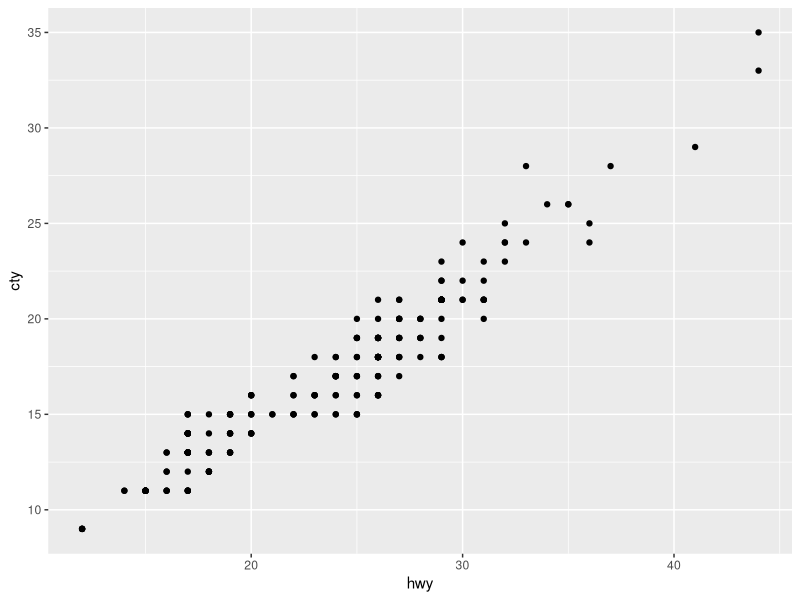
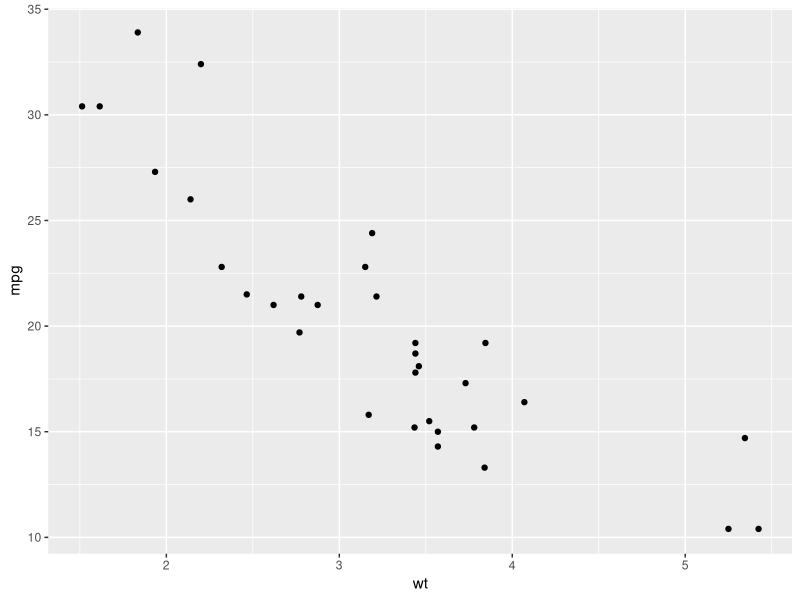
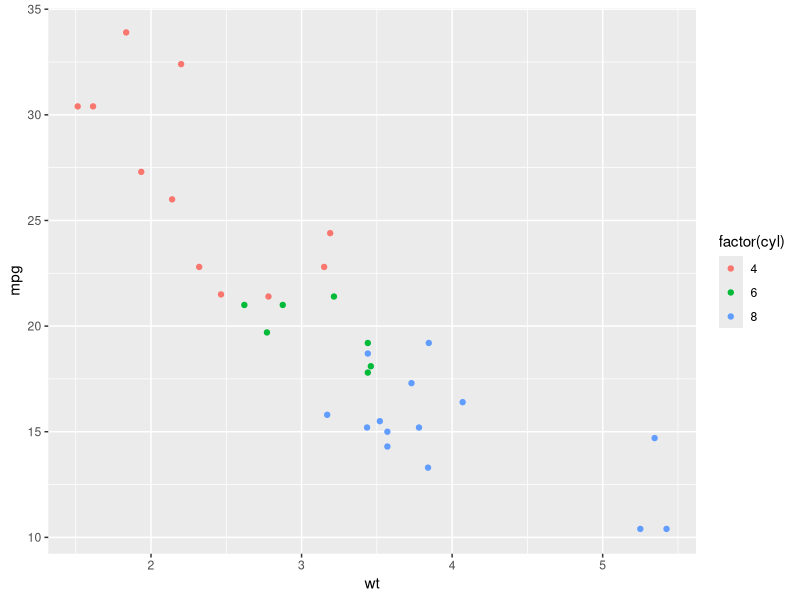
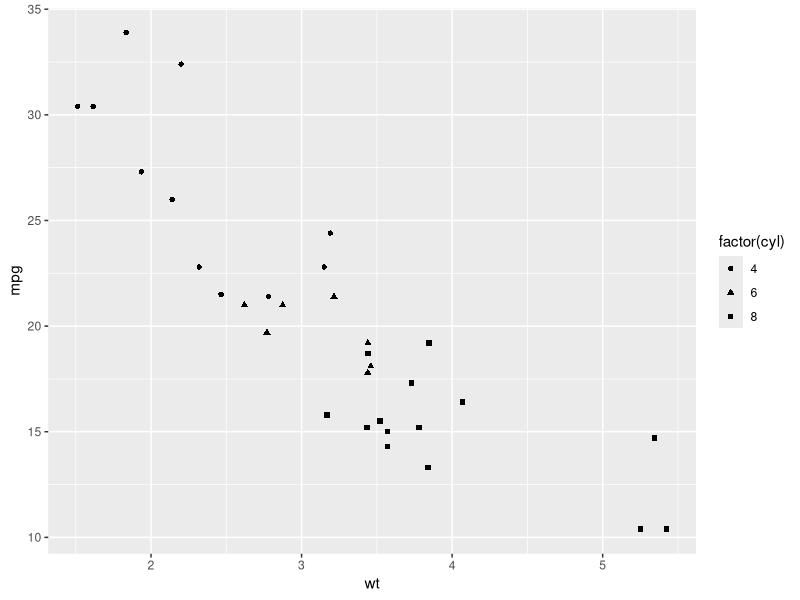
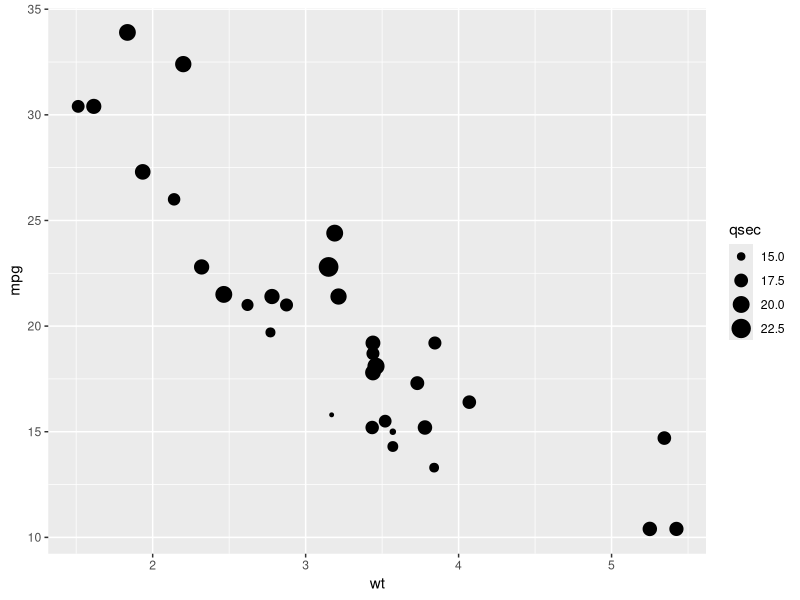
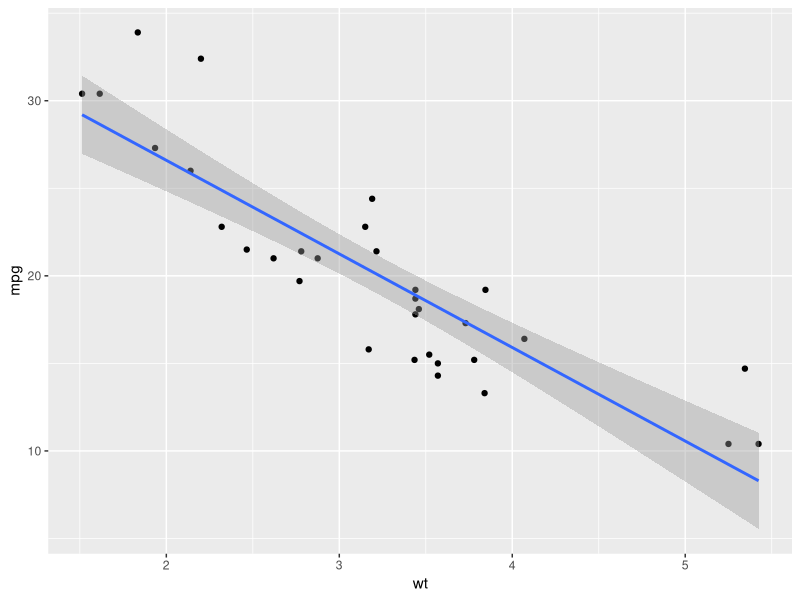
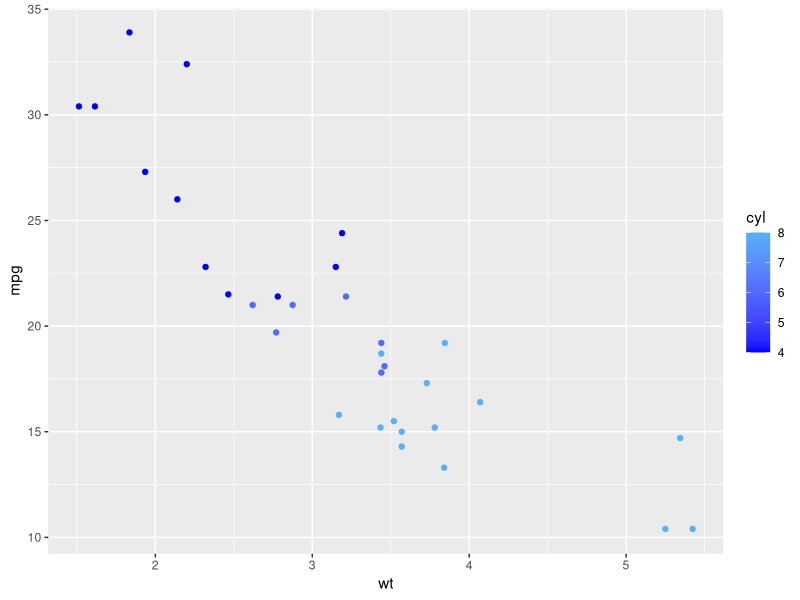
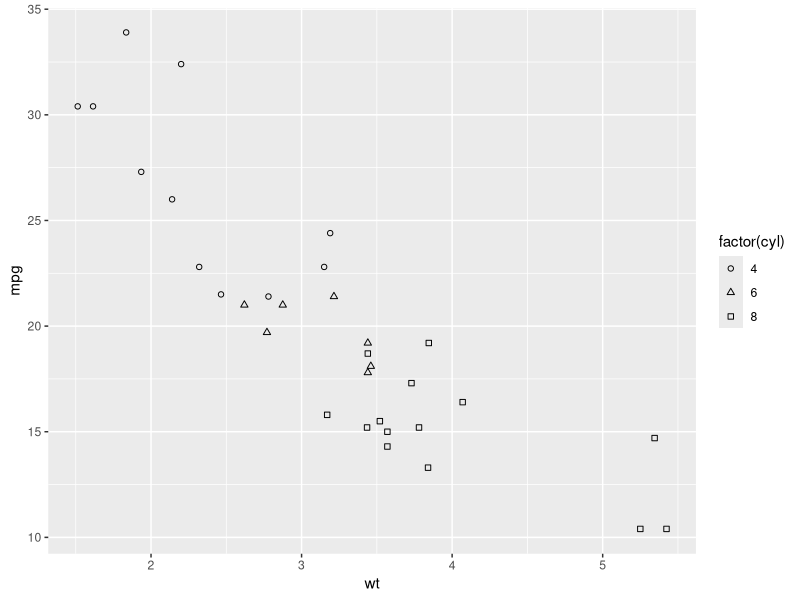

Generate these figures, in order, with R:
#' ---
#' title: "Introduction to ggplot2"
#' author: "Adam M. Wilson"
#' date: "September 2015"
#' output: 
#'   revealjs::revealjs_presentation:
#'       theme: sky
#'       transition: fade
#'       highlight: monochrome
#'       center: true
#'       width: 1080
#'       widgets: [mathjax, bootstrap,rCharts]
#'       keep_md:  true
#'       pandoc_args: [ "--slide-level", "2" ]
#'   html_document:
#'     keep_md: true
#' 
#' ---
#' 
#' 
#' ## [`ggplot2`](http://ggplot2.org)
#' The _grammar of graphics_:  consistent aesthetics, multidimensional conditioning, and step-by-step plot building.
#' 
#' * **dataset** with mappings from variables to aesthetics
#' * one or more **layers**
#' * one **scale** for each aesthetic mapping
#' * a **coordinate** system,
#' * the **facet** specification (conditioning)
#' 
## ------------------------------------------------------------------------
library(ggplot2)

#' 
#' ---
#' 
#' <img src="assets/ggplot_intro1.png" alt="alt text" width="100%">
#' 
#' ---
#' 
#' <img src="assets/ggplot_intro2.png" alt="alt text" width="100%">
#' 
## ----fig.width=7,fig.height=3--------------------------------------------
p <- ggplot(mpg, aes(x=hwy, y=cty))
p + geom_point()

#' 
#' ---
#' 
#' <img src="assets/ggplotSyntax.png" alt="alt text" width="90%">
#' 
#' ## Simple scatterplot
#' 
## ------------------------------------------------------------------------
p <- ggplot(mtcars, aes(x=wt, y=mpg))
p + geom_point()

#' 
#' ## Add aesthetic mappings
#' 
#' ### Set color by # of cylinders
## ------------------------------------------------------------------------
p + geom_point(aes(colour = factor(cyl)))

#' 
#' ---
#' 
#' ### Set shape using # of cylinders 
## ------------------------------------------------------------------------
p + geom_point(aes(shape = factor(cyl)))

#' 
#' ---
#' 
#' ### Adjust size by `qsec` 
## ------------------------------------------------------------------------
p + geom_point(aes(size = qsec))

#' 
#' ---
#' 
#' ### Add a linear model
## ------------------------------------------------------------------------
p + geom_point() + geom_smooth(method="lm")

#' 
#' ---
#' 
#' ### Change scale color
#' 
## ------------------------------------------------------------------------
p + geom_point(aes(colour = cyl)) + scale_colour_gradient(low = "blue")

#' 
#' ---
#' 
#' ### Change scale shapes
#' 
## ------------------------------------------------------------------------
p + geom_point(aes(shape = factor(cyl))) + scale_shape(solid = FALSE)

#' 
#' ---
#' 
#' ### Set aesthetics to fixed value
## ------------------------------------------------------------------------
ggplot(mtcars, aes(wt, mpg)) + geom_point(colour = "red", size = 3)

#' 
#' 
#' ## Transparancy
#' Varying alpha is useful for large datasets
## ------------------------------------------------------------------------
d <- ggplot(diamonds, aes(carat, price))
d + geom_point(alpha = 1/10)

#' 
#' ---
#' 
## ------------------------------------------------------------------------
d + geom_point(alpha = 1/20)

#' 
#' --- 
#' 
## ------------------------------------------------------------------------
d + geom_point(alpha = 1/100)

#' 
#' ## Other Plot types
#' 
#' ---
#' 
#' <img src="assets/ggplot01.png" alt="alt text" width="70%">
#' 
#' ---
#' 
#' <img src="assets/ggplot02.png" alt="alt text" width="100%">
#' 
#' ---
#' 
#' <img src="assets/ggplot03.png" alt="alt text" width="70%">
#' 
#' ---
#' 
#' <img src="assets/ggplot05.png" alt="alt text" width="80%">
#' 
#' ---
#' 
#' <img src="assets/ggplot06.png" alt="alt text" width="100%">
#' 
#' ---
#' 
#' ### Three Variables
#' <img src="assets/ggplot07.png" alt="alt text" width="100%">
#' 
#' ---
#' 
#' ### Stats
#' Visualize a data transformation
#' 
#' <img src="assets/ggplotStat01.png" alt="alt text" width="100%">
#' 
#' * Each stat creates additional variables with a common ``..name..`` syntax
#' * Often two ways: `stat_bin(geom="bar")`  OR  `geom_bar(stat="bin")`
#' 
#' ---
#' 
#' <img src="assets/ggplotStat02.png" alt="alt text" width="100%">
#' 
#' ---
#' 
#' <img src="assets/ggplotStat03.png" alt="alt text" width="80%">
#' 
#' ## Specifying Scales
#' 
#' <img src="assets/ggplotScales01.png" alt="alt text" width="100%">
#' 
#' ---
#' 
#' ### Discrete color: default
#' 
## ------------------------------------------------------------------------
b=ggplot(mpg,aes(fl))+geom_bar( aes(fill = fl)); b

#' 
#' ---
#' 
#' ### Discrete color: brewer
#' 
## ------------------------------------------------------------------------
b+scale_fill_brewer( palette = "Blues")

#' 
#' 
#' ---
#' 
#' ### Discrete color: greys
#' 
## ------------------------------------------------------------------------
b+scale_fill_grey( start = 0.2, end = 0.8, na.value = "red")

#' 
#' ---
#' 
#' ### Continuous color: defaults
#' 
## ------------------------------------------------------------------------
a <- ggplot(mpg, aes(hwy)) + geom_dotplot( aes(fill = ..x..)); a

#' 
#' ---
#' 
#' ### Continuous color: `gradient`
#' 
## ------------------------------------------------------------------------
a + scale_fill_gradient( low = "red", high = "yellow")

#' 
#' ---
#' 
#' ### Continuous color: `gradient2`
#' 
## ------------------------------------------------------------------------
a + scale_fill_gradient2(low = "red", high = "blue", mid = "white", midpoint = 25)

#' 
#' ---
#' 
#' ### Continuous color: `gradientn`
#' 
## ------------------------------------------------------------------------
a + scale_fill_gradientn( colours = rainbow(10))

#' 
#' ## Coordinate Systems
#' 
#' <img src="assets/ggplotCoords.png" alt="alt text" width="55%">
#' 
#' ## Position
#' 
#' <img src="assets/ggplotPosition.png" alt="alt text" width="80%">
#' 
#' 
#' 
#' ## Themes
#' 
#' <img src="assets/ggplotThemes.png" alt="alt text" width="80%">
#' 
#' 
#' ## Colophon
#' 
#' Sources:
#' *  [ggplot cheatsheet](https://www.rstudio.com/wp-content/uploads/2015/03/ggplot2-cheatsheet.pdf)
#' * 
#' 
#' Licensing: 
#' * Presentation: [CC-BY-3.0 ](http://creativecommons.org/licenses/by/3.0/us/)
#' * Source code: [MIT](http://opensource.org/licenses/MIT) 
#' 
